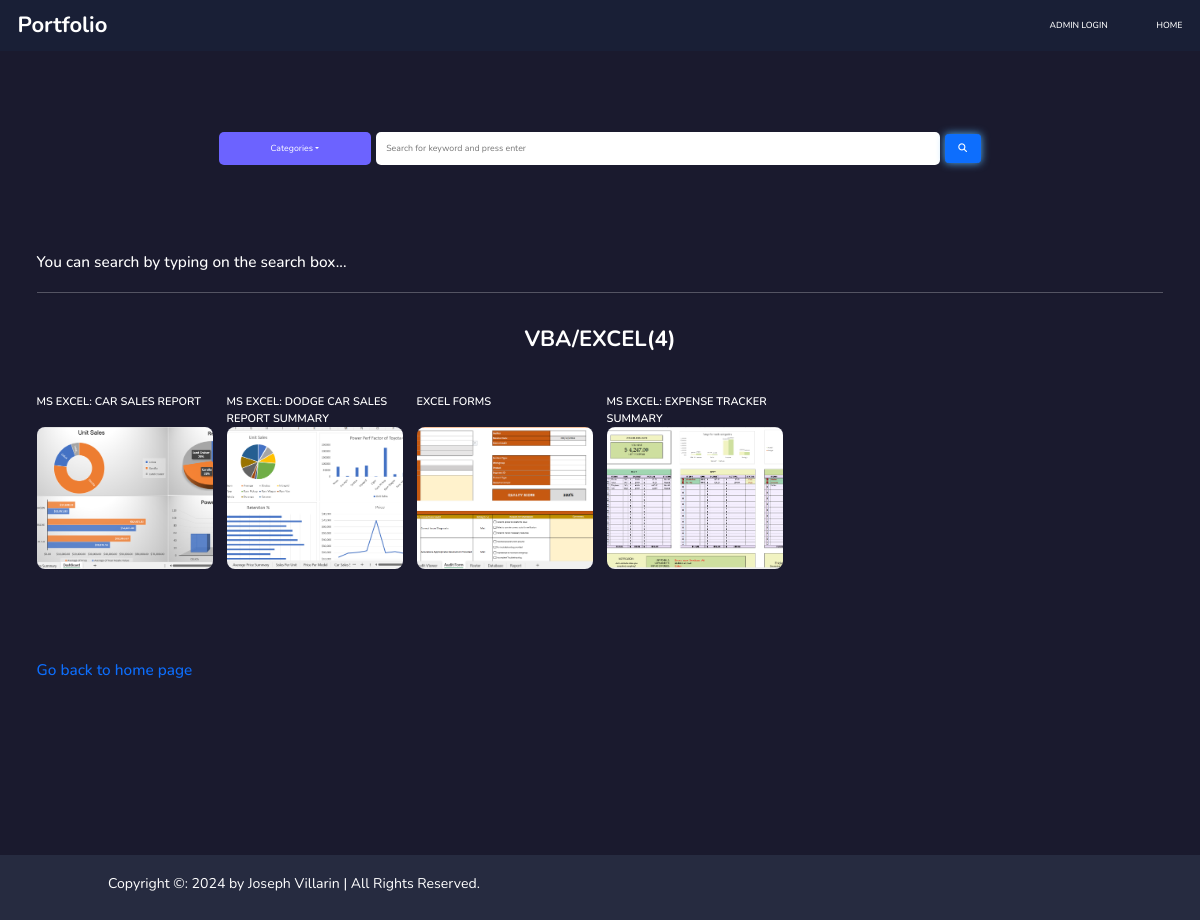
The app's page /items/category/excel-vba-and-macro/ with its own data.
### items/models.py (models this page shows, shortened)
class Item(models.Model):
    item_name       = models.CharField(max_length=200, unique=True)
    slug            = models.SlugField(max_length=200, unique=True)
    description     = RichTextField(blank=True)  # Replaced TextField with RichTextField
    price           = models.IntegerField()
    images          = models.ImageField(upload_to='photos/products')
    stock           = models.IntegerField()
    is_available    = models.BooleanField(default=True)
    category        = models.ForeignKey(Category, on_delete=models.CASCADE)
    created_date    = models.DateTimeField(auto_now_add=True)
    modified_date   = models.DateTimeField(auto_now=True)
    def get_url(self):
        return reverse('item_detail', args=[self.category.slug, self.slug] )

### items/views.py (the view, shortened to what this page needs)
# urls.py: path('category/<slug:category_slug>/', views.items, name="item_by_category"),
def items(request, category_slug=None):
    excel_items = None
    data_items = None
    web_items = None
    categories = None
    data_count = None
    web_count = None
    excel_count = None
    excel_count = 0
    data_count = 0
    web_count = 0
    if category_slug is not None:
        categories = get_object_or_404(Category, slug=category_slug)
        if category_slug.lower() == 'excel-vba-and-macro':
            excel_items = Item.objects.filter(category=categories, is_available=True)
            excel_count = excel_items.count()
        elif category_slug.lower() == 'data-analysis':
            data_items = Item.objects.filter(category=categories, is_available=True)
            data_count = data_items.count()
        elif category_slug.lower() == 'web-development':
            web_items = Item.objects.filter(category=categories, is_available=True)
            web_count = web_items.count()
    context = {
        'data_items':data_items,
        'web_items':web_items,
        'excel_items': excel_items,
        'data_count':data_count,
        'web_count':web_count,
        'excel_count':excel_count
    }
    return render(request, 'items/allcategory.html',context)

### category/context_processor.py (called while the page is built)
def menu_links(request):
    links = Category.objects.all()
    return dict(links=links)

### category/models.py (called while the page is built)
    def get_url(self):
        return reverse('item_by_category', args=[self.slug])

### favoriteslist/context_processors.py (called while the page is built)
def counter(request):
    favorites_count = 0
    if 'admin'in request.path:
        return {}
    else:
        try:
            favorites = FavoritesList.objects.filter(favoriteslist_id=_favorites_id(request))
            favorites_items = FavoritesListItems.objects.all().filter(favoriteslist=favorites[:1])
            for favorites_items in favorites_items:
                favorites_count += favorites_items.quantity
        except FavoritesList.DoesNotExist:
            favorites_count = 0
    return dict(favorites_count=favorites_count)

### favoriteslist/views.py (called while the page is built)
def _favorites_id(request):
    favorites = request.session.session_key
    if not favorites:
        favorites = request.session.create()
    return favorites

### templates/items/allcategory.html (shortened to what this page needs)
{%extends 'base2.html'%}
{%block content%}
{%load static%}
<head>
    <link href="{% static 'css/bootstrap.css' %}" rel="stylesheet" type="text/css"/>
    <link href="{% static 'css/allcategory.css' %}" rel="stylesheet" type="text/css"/>
</head>
<body>
    <div class="container">
        <div class="search-box">
            <form action="{% url 'search' %}" class="search" method="GET">
                <div class="dropdown-container">
                    <a href="#" class="dropdown-toggle">Categories</a>
                </div>
                <input type="text" placeholder="Search for keyword and press enter" name="keyword">
                <div>
                    <button class="btn btn-primary" type="submit">
                        <i class="fa fa-search"></i>
                    </button>
                </div>
            </form>
        </div>
        {% if keyword %}
        <h1>Search Results for "{{ keyword }}"</h1>
        {% if items %}
            <div class="items-list">
                <div class="row">
                    {% for item in items %}
                        <div class="col-2 mb-2">
                            <div class='item_name'>
                                <p>{{ item.item_name }}</p>
                            </div>
                            <a href="{{ item.get_url }}">
                                <div class="thumbnail">
                                    <img alt="{{ item.item_name }}" src="{{ item.images.url }}">
                                </div>
                            </a>
                            {% comment %} <div class='item_description'>
                                <p>{{ item.description|truncatechars:70 |safe}}</p>
                            </div> {% endcomment %}
                        </div>
                    {% endfor %}
                </div>
            </div>
        {% else %}
            <p>No results found for "{{ keyword }}". Try a different keyword.</p>
        {% endif %}
        {% else %}
           <h3>You can search by typing on the search box...</h3>
        {% endif %}
        {% if data_count > 0 or web_count > 0 or excel_count > 0 %}
        {% if excel_count > 0 %}
        <hr>
        <div class="section-title">VBA/EXCEL({{excel_count}})</div>
        <div class="row">
            {%for excel_item in excel_items%}
            <div class="col-2 mb-2">
                <div class='item_name'>
                    <p>{{excel_item.item_name}} </p>
                </div>
                <a href="{{excel_item.get_url}}">
                    <div class="thumbnail">
                        <img alt="VBA/Excel Image 1" src="{{excel_item.images.url }}">
                    </div>
                </a>
            </div>
            {%endfor%}
        </div>
        {% endif %}
        {% endif %}
        <h3><p><a href='{% url 'home' %}'>Go back to home page</p></a>
        </h3>
    </div>
</body>
{%endblock%}

### portfolio/static/css/styles.css (style rules this page uses)
* { margin: 0; padding: 0; box-sizing: border-box; text-decoration: none; border: none; outline: none; scroll-behavior: smooth; font-family: "Nunito", sans-serif; }
:root { --bg-color: #191f36; --snd-bg-color: #262b40; --text-color: #fff; --main-color: #59b2f4; }
html { font-size: 62.5%; overflow-x: hidden; }
body { background: var(--bg-color); color: var(--text-color); }
.btn { display: inline-block; padding: 1rem 2.8rem; background: var(--main-color); border-radius: rem; box-shadow: 0 0 1rem var(--main-color); font-size: 1.6rem; color: var(--bg-color); letter-spacing: .1rem; font-weight: 600; transition: .5s ease; }
@media (max-width: 1200px) { html { font-size: 55%; } }

### portfolio/static/css/allcategory.css (style rules this page uses)
body { background-color: #1a1a2e; color: #ffffff; font-family: 'Roboto', sans-serif; }
.container { background-color: #1a1a2e; color: #ffffff; font-family: 'Roboto', sans-serif; margin-bottom: 20rem; padding-top: 15rem; }
.item_name p { text-transform: uppercase; text-align: left; font-size: 1.25rem; font-weight: 600; color: white; padding: 1px 0; height: 25px; margin-top: 2rem; }
.section-title { margin-top: 30px; margin-bottom: 20px; font-size: 22px; text-align: center; font-weight: 700; }
.thumbnail { background-color: #2e2e4d; width: 100%; padding-top: 80%; position: relative; border-radius: 8px; overflow: hidden; transition: transform 0.2s, border 0.2s; border: 0; z-index:0; }
.thumbnail img { position: absolute; top: 0; left: 0; width: 100%; height: 100%; object-fit: cover; }
.search-box { margin-bottom: 10rem; text-align: center; z-index:10; }
.search-box form { display:flex; justify-content:center; align-items:center; margin-bottom: 1rem; }
.search-box input { width: 50%; padding: 10px; border-radius: 5px; border: none; margin: 0px 5px; }
.search-box i { padding: 6px; }
.dropdown-container { position: relative; display: inline-block; z-index:0; }
.dropdown-toggle { text-decoration: none; background-color: #6c63ff; color: white; padding: 10px 52px; border-radius: 5px; display: inline-block; transition: background-color 0.3s; }
hr { border: none; height: 1px; background: #ffffff; box-shadow: 0 1px 3px rgba(0, 0, 0, 0.12), 0 1px 2px rgba(0, 0, 0, 0.24); margin: 20px 0; }
h3 { margin-top: 10rem; }
h3 a { text-decoration: none; }
h3 p { color: #fff; }

### records on screen
Item: item_name "MS EXCEL: CAR SALES REPORT", images (picture)
Item: item_name "MS EXCEL: DODGE CAR SALES REPORT SUMMARY", images (picture)
Item: item_name "EXCEL FORMS", images (picture)
Item: item_name "MS EXCEL: EXPENSE TRACKER SUMMARY", images (picture)

### other values on screen
{{ excel_count }} "4"
